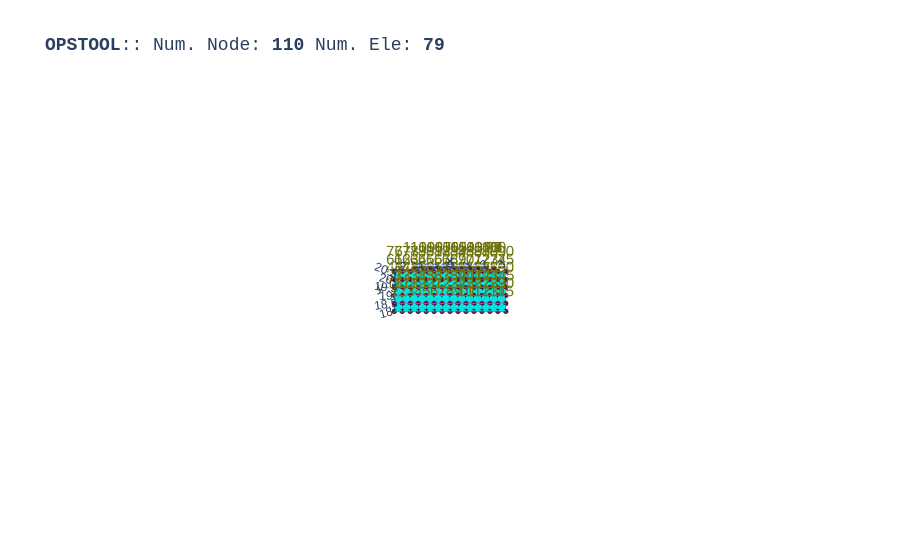

Notebook code cell kept with this figure:
### Code cell
opst.vis.plotly.plot_model(show_node_numbering=True, show_ele_numbering=False, show_nodal_loads = True)

### Figure 1 — Plotly figure (JSON) as saved in the notebook; plotly's stock layout.template omitted (floating-point values rounded to 4 significant figures; data arrays with more than 128 entries replaced by an {"elided": "..."} marker saying what was removed)
{"data": [{"color": "#00FFFF", "hoverinfo": "skip", "i": {"elided": "140 int values"}, "j": {"elided": "140 int values"}, "k": {"elided": "140 int values"}, "name": "ELE_TAG_FourNodeQuadWithSensitivity", "opacity": 1, "type": "mesh3d", "x": {"elided": "280 float values"}, "y": {"elided": "280 float values"}, "z": {"elided": "280 float values"}}, {"connectgaps": false, "hoverinfo": "skip", "line": {"color": "black", "width": 1}, "mode": "lines", "name": "Edge", "type": "scatter3d", "x": {"elided": "420 float values"}, "y": {"elided": "420 float values"}, "z": {"elided": "420 float values"}}, {"connectgaps": false, "hoverinfo": "skip", "line": {"color": "#0652ff", "width": 5}, "mode": "lines", "name": "DispBeamColumn2d", "type": "scatter3d", "x": [2.299, 1.798, NaN, 1.798, 1.298, NaN, 1.298, 0.7985, NaN, 0.7985, 0.2985, NaN, 0.2985, -0.2015, NaN, -0.2015, -0.7015, NaN, -0.7015, -1.202, NaN, -1.202, -1.702, NaN, -1.702, -2.201, NaN], "y": [20.75, 20.75, NaN, 20.75, 20.75, NaN, 20.75, 20.75, NaN, 20.75, 20.75, NaN, 20.75, 20.75, NaN, 20.75, 20.75, NaN, 20.75, 20.75, NaN, 20.75, 20.75, NaN, 20.75, 20.75, NaN], "z": [0.0, 0.0, NaN, 0.0, 0.0, NaN, 0.0, 0.0, NaN, 0.0, 0.0, NaN, 0.0, 0.0, NaN, 0.0, 0.0, NaN, 0.0, 0.0, NaN, 0.0, 0.0, NaN, 0.0, 0.0, NaN]}, {"customdata": ["eleTag: 1<br>connectedNodes:<br> [ 1  2 17 16]", "eleTag: 2<br>connectedNodes:<br> [ 2  3 18 17]", "eleTag: 3<br>connectedNodes:<br> [ 3  4 19 18]", "eleTag: 4<br>connectedNodes:<br> [ 4  5 20 19]", "eleTag: 5<br>connectedNodes:<br> [ 5  6 21 20]", "eleTag: 6<br>connectedNodes:<br> [ 6  7 22 21]", "eleTag: 7<br>connectedNodes:<br> [ 7  8 23 22]", "eleTag: 8<br>connectedNodes:<br> [ 8  9 24 23]", "eleTag: 9<br>connectedNodes:<br> [ 9 10 25 24]", "eleTag: 10<br>connectedNodes:<br> [10 11 26 25]", "eleTag: 11<br>connectedNodes:<br> [11 12 27 26]", "eleTag: 12<br>connectedNodes:<br> [12 13 28 27]", "eleTag: 13<br>connectedNodes:<br> [13 14 29 28]", "eleTag: 14<br>connectedNodes:<br> [14 15 30 29]", "eleTag: 15<br>connectedNodes:<br> [16 17 32 31]", "eleTag: 16<br>connectedNodes:<br> [17 18 33 32]", "eleTag: 17<br>connectedNodes:<br> [18 19 34 33]", "eleTag: 18<br>connectedNodes:<br> [19 20 35 34]", "eleTag: 19<br>connectedNodes:<br> [20 21 36 35]", "eleTag: 20<br>connectedNodes:<br> [21 22 37 36]", "eleTag: 21<br>connectedNodes:<br> [22 23 38 37]", "eleTag: 22<br>connectedNodes:<br> [23 24 39 38]", "eleTag: 23<br>connectedNodes:<br> [24 25 40 39]", "eleTag: 24<br>connectedNodes:<br> [25 26 41 40]", "eleTag: 25<br>connectedNodes:<br> [26 27 42 41]", "eleTag: 26<br>connectedNodes:<br> [27 28 43 42]", "eleTag: 27<br>connectedNodes:<br> [28 29 44 43]", "eleTag: 28<br>connectedNodes:<br> [29 30 45 44]", "eleTag: 29<br>connectedNodes:<br> [31 32 47 46]", "eleTag: 30<br>connectedNodes:<br> [32 33 48 47]", "eleTag: 31<br>connectedNodes:<br> [33 34 49 48]", "eleTag: 32<br>connectedNodes:<br> [34 35 50 49]", "eleTag: 33<br>connectedNodes:<br> [35 36 51 50]", "eleTag: 34<br>connectedNodes:<br> [36 37 52 51]", "eleTag: 35<br>connectedNodes:<br> [37 38 53 52]", "eleTag: 36<br>connectedNodes:<br> [38 39 54 53]", "eleTag: 37<br>connectedNodes:<br> [39 40 55 54]", "eleTag: 38<br>connectedNodes:<br> [40 41 56 55]", "eleTag: 39<br>connectedNodes:<br> [41 42 57 56]", "eleTag: 40<br>connectedNodes:<br> [42 43 58 57]", "eleTag: 41<br>connectedNodes:<br> [43 44 59 58]", "eleTag: 42<br>connectedNodes:<br> [44 45 60 59]", "eleTag: 43<br>connectedNodes:<br> [46 47 62 61]", "eleTag: 44<br>connectedNodes:<br> [47 48 63 62]", "eleTag: 45<br>connectedNodes:<br> [48 49 64 63]", "eleTag: 46<br>connectedNodes:<br> [49 50 65 64]", "eleTag: 47<br>connectedNodes:<br> [50 51 66 65]", "eleTag: 48<br>connectedNodes:<br> [51 52 67 66]", "eleTag: 49<br>connectedNodes:<br> [52 53 68 67]", "eleTag: 50<br>connectedNodes:<br> [53 54 69 68]", "eleTag: 51<br>connectedNodes:<br> [54 55 70 69]", "eleTag: 52<br>connectedNodes:<br> [55 56 71 70]", "eleTag: 53<br>connectedNodes:<br> [56 57 72 71]", "eleTag: 54<br>connectedNodes:<br> [57 58 73 72]", "eleTag: 55<br>connectedNodes:<br> [58 59 74 73]", "eleTag: 56<br>connectedNodes:<br> [59 60 75 74]", "eleTag: 57<br>connectedNodes:<br> [61 62 77 76]", "eleTag: 58<br>connectedNodes:<br> [62 63 78 77]", "eleTag: 59<br>connectedNodes:<br> [63 64 79 78]", "eleTag: 60<br>connectedNodes:<br> [64 65 80 79]", "eleTag: 61<br>connectedNodes:<br> [65 66 81 80]", "eleTag: 62<br>connectedNodes:<br> [66 67 82 81]", "eleTag: 63<br>connectedNodes:<br> [67 68 83 82]", "eleTag: 64<br>connectedNodes:<br> [68 69 84 83]", "eleTag: 65<br>connectedNodes:<br> [69 70 85 84]", "eleTag: 66<br>connectedNodes:<br> [70 71 86 85]", "eleTag: 67<br>connectedNodes:<br> [71 72 87 86]", "eleTag: 68<br>connectedNodes:<br> [72 73 88 87]", "eleTag: 69<br>connectedNodes:<br> [73 74 89 88]", "eleTag: 70<br>connectedNodes:<br> [74 75 90 89]"], "hovertemplate": "%{customdata}", "marker": {"color": "#00FFFF", "size": 3, "symbol": "diamond-open"}, "mode": "markers", "name": "ELE_TAG_FourNodeQuadWithSensitivity", "type": "scatter3d", "x": [-3.25, -2.75, -2.25, -1.75, -1.25, -0.75, -0.25, 0.25, 0.75, 1.25, 1.75, 2.25, 2.75, 3.25, -3.25, -2.75, -2.25, -1.75, -1.25, -0.75, -0.25, 0.25, 0.75, 1.25, 1.75, 2.25, 2.75, 3.25, -3.25, -2.75, -2.25, -1.75, -1.25, -0.75, -0.25, 0.25, 0.75, 1.25, 1.75, 2.25, 2.75, 3.25, -3.25, -2.75, -2.25, -1.75, -1.25, -0.75, -0.25, 0.25, 0.75, 1.25, 1.75, 2.25, 2.75, 3.25, -3.25, -2.75, -2.25, -1.75, -1.25, -0.75, -0.25, 0.25, 0.75, 1.25, 1.75, 2.25, 2.75, 3.25], "y": [18.25, 18.25, 18.25, 18.25, 18.25, 18.25, 18.25, 18.25, 18.25, 18.25, 18.25, 18.25, 18.25, 18.25, 18.75, 18.75, 18.75, 18.75, 18.75, 18.75, 18.75, 18.75, 18.75, 18.75, 18.75, 18.75, 18.75, 18.75, 19.25, 19.25, 19.25, 19.25, 19.25, 19.25, 19.25, 19.25, 19.25, 19.25, 19.25, 19.25, 19.25, 19.25, 19.75, 19.75, 19.75, 19.75, 19.75, 19.75, 19.75, 19.75, 19.75, 19.75, 19.75, 19.75, 19.75, 19.75, 20.25, 20.25, 20.25, 20.25, 20.25, 20.25, 20.25, 20.25, 20.25, 20.25, 20.25, 20.25, 20.25, 20.25], "z": [0.0, 0.0, 0.0, 0.0, 0.0, 0.0, 0.0, 0.0, 0.0, 0.0, 0.0, 0.0, 0.0, 0.0, 0.0, 0.0, 0.0, 0.0, 0.0, 0.0, 0.0, 0.0, 0.0, 0.0, 0.0, 0.0, 0.0, 0.0, 0.0, 0.0, 0.0, 0.0, 0.0, 0.0, 0.0, 0.0, 0.0, 0.0, 0.0, 0.0, 0.0, 0.0, 0.0, 0.0, 0.0, 0.0, 0.0, 0.0, 0.0, 0.0, 0.0, 0.0, 0.0, 0.0, 0.0, 0.0, 0.0, 0.0, 0.0, 0.0, 0.0, 0.0, 0.0, 0.0, 0.0, 0.0, 0.0, 0.0, 0.0, 0.0]}, {"customdata": ["eleTag: 900<br>connectedNodes:<br> [101 102]", "eleTag: 901<br>connectedNodes:<br> [102 103]", "eleTag: 902<br>connectedNodes:<br> [103 104]", "eleTag: 903<br>connectedNodes:<br> [104 105]", "eleTag: 904<br>connectedNodes:<br> [105 106]", "eleTag: 905<br>connectedNodes:<br> [106 107]", "eleTag: 906<br>connectedNodes:<br> [107 108]", "eleTag: 907<br>connectedNodes:<br> [108 109]", "eleTag: 908<br>connectedNodes:<br> [109 110]"], "hovertemplate": "%{customdata}", "marker": {"color": "#0652ff", "size": 3, "symbol": "diamond-open"}, "mode": "markers", "name": "DispBeamColumn2d", "type": "scatter3d", "x": [2.049, 1.548, 1.048, 0.5485, 0.0485, -0.4515, -0.9515, -1.452, -1.951], "y": [20.75, 20.75, 20.75, 20.75, 20.75, 20.75, 20.75, 20.75, 20.75], "z": [0.0, 0.0, 0.0, 0.0, 0.0, 0.0, 0.0, 0.0, 0.0]}, {"customdata": ["1", "2", "3", "4", "5", "6", "7", "8", "9", "10", "11", "12", "13", "14", "15", "16", "17", "18", "19", "20", "21", "22", "23", "24", "25", "26", "27", "28", "29", "30", "31", "32", "33", "34", "35", "36", "37", "38", "39", "40", "41", "42", "43", "44", "45", "46", "47", "48", "49", "50", "51", "52", "53", "54", "55", "56", "57", "58", "59", "60", "61", "62", "63", "64", "65", "66", "67", "68", "69", "70", "71", "72", "73", "74", "75", "76", "77", "78", "79", "80", "81", "82", "83", "84", "85", "86", "87", "88", "89", "90", "91", "92", "93", "94", "95", "96", "97", "98", "99", "100", "101", "102", "103", "104", "105", "106", "107", "108", "109", "110"], "hovertemplate": "x: %{x}<br>y: %{y}<br>z: %{z} <br>nodeTag: %{customdata}", "marker": {"color": "#580f41", "size": 3, "symbol": "circle"}, "mode": "markers", "name": "Nodes", "type": "scatter3d", "x": [-3.5, -3.0, -2.5, -2.0, -1.5, -1.0, -0.5, 0.0, 0.5, 1.0, 1.5, 2.0, 2.5, 3.0, 3.5, -3.5, -3.0, -2.5, -2.0, -1.5, -1.0, -0.5, 0.0, 0.5, 1.0, 1.5, 2.0, 2.5, 3.0, 3.5, -3.5, -3.0, -2.5, -2.0, -1.5, -1.0, -0.5, 0.0, 0.5, 1.0, 1.5, 2.0, 2.5, 3.0, 3.5, -3.5, -3.0, -2.5, -2.0, -1.5, -1.0, -0.5, 0.0, 0.5, 1.0, 1.5, 2.0, 2.5, 3.0, 3.5, -3.5, -3.0, -2.5, -2.0, -1.5, -1.0, -0.5, 0.0, 0.5, 1.0, 1.5, 2.0, 2.5, 3.0, 3.5, -3.5, -3.0, -2.5, -2.0, -1.5, -1.0, -0.5, 0.0, 0.5, 1.0, 1.5, 2.0, 2.5, 3.0, 3.5, 2.755, 2.755, 2.755, 2.755, 2.755, 2.755, 2.755, 2.755, 2.755, 2.755, 2.299, 1.798, 1.298, 0.7985, 0.2985, -0.2015, -0.7015, -1.202, -1.702, -2.201], "y": [18.0, 18.0, 18.0, 18.0, 18.0, 18.0, 18.0, 18.0, 18.0, 18.0, 18.0, 18.0, 18.0, 18.0, 18.0, 18.5, 18.5, 18.5, 18.5, 18.5, 18.5, 18.5, 18.5, 18.5, 18.5, 18.5, 18.5, 18.5, 18.5, 18.5, 19.0, 19.0, 19.0, 19.0, 19.0, 19.0, 19.0, 19.0, 19.0, 19.0, 19.0, 19.0, 19.0, 19.0, 19.0, 19.5, 19.5, 19.5, 19.5, 19.5, 19.5, 19.5, 19.5, 19.5, 19.5, 19.5, 19.5, 19.5, 19.5, 19.5, 20.0, 20.0, 20.0, 20.0, 20.0, 20.0, 20.0, 20.0, 20.0, 20.0, 20.0, 20.0, 20.0, 20.0, 20.0, 20.5, 20.5, 20.5, 20.5, 20.5, 20.5, 20.5, 20.5, 20.5, 20.5, 20.5, 20.5, 20.5, 20.5, 20.5, 20.75, 20.75, 20.75, 20.75, 20.75, 20.75, 20.75, 20.75, 20.75, 20.75, 20.75, 20.75, 20.75, 20.75, 20.75, 20.75, 20.75, 20.75, 20.75, 20.75], "z": [0.0, 0.0, 0.0, 0.0, 0.0, 0.0, 0.0, 0.0, 0.0, 0.0, 0.0, 0.0, 0.0, 0.0, 0.0, 0.0, 0.0, 0.0, 0.0, 0.0, 0.0, 0.0, 0.0, 0.0, 0.0, 0.0, 0.0, 0.0, 0.0, 0.0, 0.0, 0.0, 0.0, 0.0, 0.0, 0.0, 0.0, 0.0, 0.0, 0.0, 0.0, 0.0, 0.0, 0.0, 0.0, 0.0, 0.0, 0.0, 0.0, 0.0, 0.0, 0.0, 0.0, 0.0, 0.0, 0.0, 0.0, 0.0, 0.0, 0.0, 0.0, 0.0, 0.0, 0.0, 0.0, 0.0, 0.0, 0.0, 0.0, 0.0, 0.0, 0.0, 0.0, 0.0, 0.0, 0.0, 0.0, 0.0, 0.0, 0.0, 0.0, 0.0, 0.0, 0.0, 0.0, 0.0, 0.0, 0.0, 0.0, 0.0, 0.0, 0.0, 0.0, 0.0, 0.0, 0.0, 0.0, 0.0, 0.0, 0.0, 0.0, 0.0, 0.0, 0.0, 0.0, 0.0, 0.0, 0.0, 0.0, 0.0]}, {"mode": "text", "name": "Node Tag", "text": ["1", "2", "3", "4", "5", "6", "7", "8", "9", "10", "11", "12", "13", "14", "15", "16", "17", "18", "19", "20", "21", "22", "23", "24", "25", "26", "27", "28", "29", "30", "31", "32", "33", "34", "35", "36", "37", "38", "39", "40", "41", "42", "43", "44", "45", "46", "47", "48", "49", "50", "51", "52", "53", "54", "55", "56", "57", "58", "59", "60", "61", "62", "63", "64", "65", "66", "67", "68", "69", "70", "71", "72", "73", "74", "75", "76", "77", "78", "79", "80", "81", "82", "83", "84", "85", "86", "87", "88", "89", "90", "91", "92", "93", "94", "95", "96", "97", "98", "99", "100", "101", "102", "103", "104", "105", "106", "107", "108", "109", "110"], "textfont": {"color": "#6e750e", "size": 15}, "type": "scatter3d", "x": [-3.5, -3.0, -2.5, -2.0, -1.5, -1.0, -0.5, 0.0, 0.5, 1.0, 1.5, 2.0, 2.5, 3.0, 3.5, -3.5, -3.0, -2.5, -2.0, -1.5, -1.0, -0.5, 0.0, 0.5, 1.0, 1.5, 2.0, 2.5, 3.0, 3.5, -3.5, -3.0, -2.5, -2.0, -1.5, -1.0, -0.5, 0.0, 0.5, 1.0, 1.5, 2.0, 2.5, 3.0, 3.5, -3.5, -3.0, -2.5, -2.0, -1.5, -1.0, -0.5, 0.0, 0.5, 1.0, 1.5, 2.0, 2.5, 3.0, 3.5, -3.5, -3.0, -2.5, -2.0, -1.5, -1.0, -0.5, 0.0, 0.5, 1.0, 1.5, 2.0, 2.5, 3.0, 3.5, -3.5, -3.0, -2.5, -2.0, -1.5, -1.0, -0.5, 0.0, 0.5, 1.0, 1.5, 2.0, 2.5, 3.0, 3.5, 2.755, 2.755, 2.755, 2.755, 2.755, 2.755, 2.755, 2.755, 2.755, 2.755, 2.299, 1.798, 1.298, 0.7985, 0.2985, -0.2015, -0.7015, -1.202, -1.702, -2.201], "y": [18.0, 18.0, 18.0, 18.0, 18.0, 18.0, 18.0, 18.0, 18.0, 18.0, 18.0, 18.0, 18.0, 18.0, 18.0, 18.5, 18.5, 18.5, 18.5, 18.5, 18.5, 18.5, 18.5, 18.5, 18.5, 18.5, 18.5, 18.5, 18.5, 18.5, 19.0, 19.0, 19.0, 19.0, 19.0, 19.0, 19.0, 19.0, 19.0, 19.0, 19.0, 19.0, 19.0, 19.0, 19.0, 19.5, 19.5, 19.5, 19.5, 19.5, 19.5, 19.5, 19.5, 19.5, 19.5, 19.5, 19.5, 19.5, 19.5, 19.5, 20.0, 20.0, 20.0, 20.0, 20.0, 20.0, 20.0, 20.0, 20.0, 20.0, 20.0, 20.0, 20.0, 20.0, 20.0, 20.5, 20.5, 20.5, 20.5, 20.5, 20.5, 20.5, 20.5, 20.5, 20.5, 20.5, 20.5, 20.5, 20.5, 20.5, 20.75, 20.75, 20.75, 20.75, 20.75, 20.75, 20.75, 20.75, 20.75, 20.75, 20.75, 20.75, 20.75, 20.75, 20.75, 20.75, 20.75, 20.75, 20.75, 20.75], "z": [0.0, 0.0, 0.0, 0.0, 0.0, 0.0, 0.0, 0.0, 0.0, 0.0, 0.0, 0.0, 0.0, 0.0, 0.0, 0.0, 0.0, 0.0, 0.0, 0.0, 0.0, 0.0, 0.0, 0.0, 0.0, 0.0, 0.0, 0.0, 0.0, 0.0, 0.0, 0.0, 0.0, 0.0, 0.0, 0.0, 0.0, 0.0, 0.0, 0.0, 0.0, 0.0, 0.0, 0.0, 0.0, 0.0, 0.0, 0.0, 0.0, 0.0, 0.0, 0.0, 0.0, 0.0, 0.0, 0.0, 0.0, 0.0, 0.0, 0.0, 0.0, 0.0, 0.0, 0.0, 0.0, 0.0, 0.0, 0.0, 0.0, 0.0, 0.0, 0.0, 0.0, 0.0, 0.0, 0.0, 0.0, 0.0, 0.0, 0.0, 0.0, 0.0, 0.0, 0.0, 0.0, 0.0, 0.0, 0.0, 0.0, 0.0, 0.0, 0.0, 0.0, 0.0, 0.0, 0.0, 0.0, 0.0, 0.0, 0.0, 0.0, 0.0, 0.0, 0.0, 0.0, 0.0, 0.0, 0.0, 0.0, 0.0]}, {"connectgaps": false, "hoverinfo": "skip", "line": {"color": "#15b01a", "width": 1}, "mode": "lines", "name": "BC", "type": "scatter3d", "x": {"elided": "296 float values"}, "y": {"elided": "296 float values"}, "z": {"elided": "296 float values"}}, {"connectgaps": false, "hoverinfo": "skip", "line": {"color": "#FF1493", "width": 2.5}, "mode": "lines", "name": "mp constraint", "type": "scatter3d", "x": [-3.5, 3.5, NaN, -3.5, 3.5, NaN, -3.5, 3.5, NaN, -3.5, 3.5, NaN, -3.5, 3.5, NaN], "y": [18.5, 18.5, NaN, 19.0, 19.0, NaN, 19.5, 19.5, NaN, 20.0, 20.0, NaN, 20.5, 20.5, NaN], "z": [0.0, 0.0, NaN, 0.0, 0.0, NaN, 0.0, 0.0, NaN, 0.0, 0.0, NaN, 0.0, 0.0, NaN]}], "layout": {"autosize": true, "font": {"family": "Arial, sans-serif"}, "scene": {"aspectmode": "data", "camera": {"eye": {"x": 0, "y": -0.1, "z": 10}}, "dragmode": "pan", "xaxis": {"showbackground": false}, "yaxis": {"showbackground": false}, "zaxis": {"showbackground": true, "showgrid": true, "showticklabels": false, "ticks": "", "title": {"text": ""}, "visible": true}}, "showlegend": false, "title": {"font": {"family": "courier", "size": 18}, "text": "<b>OPSTOOL</b>:: Num. Node: <b>110</b> Num. Ele: <b>79</b>"}}}
